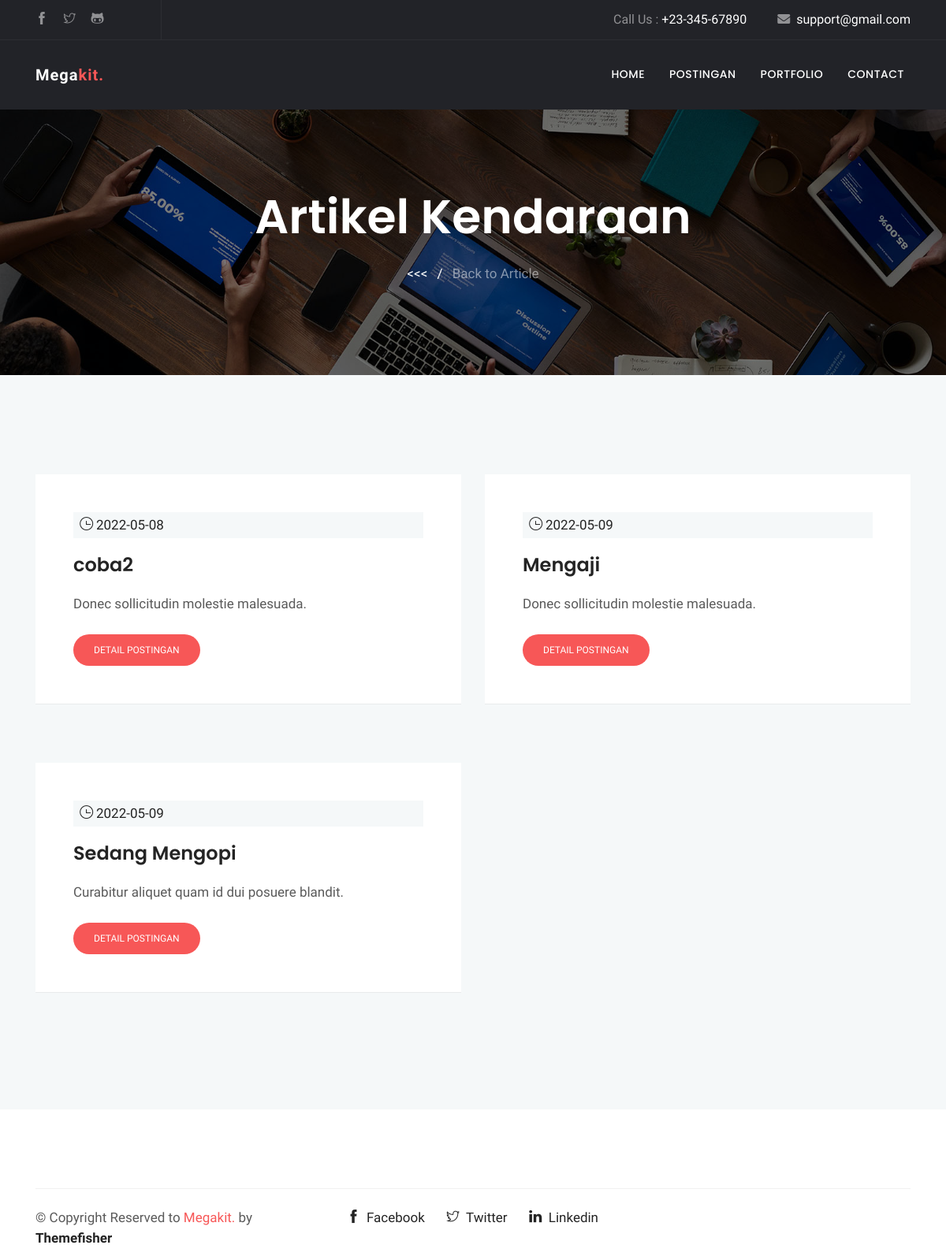
The page /postKategori.php?id_kat=5 on the database its author committed.
### tables this page shows
CREATE TABLE `kategori` (
  `id_kategori` int(11) NOT NULL,
  `nama_kategori` varchar(200) NOT NULL
);

CREATE TABLE `posts` (
  `id_posts` int(11) NOT NULL,
  `id_kategori` int(11) NOT NULL,
  `id_admin` int(11) NOT NULL,
  `judul` varchar(200) NOT NULL,
  `prolog` varchar(200) NOT NULL,
  `deskripsi` text NOT NULL,
  `foto` varchar(255) NOT NULL,
  `tanggal` date NOT NULL
);

### include/functions.php (called while the page is built)
<?php
$conn = new mysqli("localhost","root","","coba-cms");
function queryData($query) {
    global $conn;
    $result = mysqli_query($conn,$query);
    $rows = [];
    while($row = mysqli_fetch_assoc($result)) {
        $rows[] = $row;
    }
    return $rows;
}
?>

### postKategori.php (the view, shortened to what this page needs)
<?php include('include/header.php') ?>
<?php
$id = $_GET["id_kat"];
$result = queryData("SELECT * FROM posts WHERE id_kategori = $id");
$namakategori = queryData("SELECT * FROM kategori WHERE id_kategori = $id")[0];
?>
<div class="main-wrapper ">
    <section class="page-title bg-1">
        <div class="container">
            <div class="row">
                <div class="col-md-12">
                    <div class="block text-center">
                        <h1 class="text-capitalize mb-4 text-lg">Artikel <?= $namakategori["nama_kategori"] ?></h1>
                        <ul class="list-inline">
                            <li class="list-inline-item"><a href="index.php" class="text-white">
                                    <<< </a>
                            </li>
                            <li class="list-inline-item"><span class="text-white">/</span></li>
                            <li class="list-inline-item"><a href="index.php" class="text-white-50">Back to Article</a>
                            </li>
                        </ul>
                    </div>
                </div>
            </div>
        </div>
    </section>
    <section class="section blog-wrap bg-gray">
        <div class="container">
            <div class="row">
                <?php foreach($result as $row)  : ?>
                <div class="col-lg-6 col-md-6 mb-5">
                    <div class="blog-item">
                        <div class="blog-item-content bg-white p-5">
                            <div class="blog-item-meta bg-gray py-1 px-2">
                                <span class="text-black text-capitalize mr-3"><i
                                        class="ti-time mr-1"></i><?= $row["tanggal"] ?></span>
                            </div>
                            <h3 class="mt-3 mb-3"><?= $row["judul"] ?></h3>
                            <p class="mb-4"><?= $row["prolog"] ?></p>
                            <a href="detail.php?id=<?= $row["id_posts"] ?>"
                                class="btn btn-small btn-main btn-round-full">Detail Postingan</a>
                        </div>
                    </div>
                </div>
                <?php endforeach; ?>
            </div>
        </div>
    </section>
    <?php include('include/footer.php') ?>

### assets/css/style.css (style rules this page uses)
html { overflow-x: hidden; }
body { line-height: 1.5; font-family: "Hind", serif; -webkit-font-smoothing: antialiased; font-size: 17px; color: rgba(0, 0, 0, 0.65); }
h1, .h1, h2, .h2, h3, .h3, h4, .h4, h5, .h5, h6, .h6 { font-family: "Poppins", sans-serif; font-weight: 600; color: #242424; }
h1, .h1 { font-size: 2.5rem; }
h3, .h3 { font-size: 1.5rem; }
p { line-height: 30px; }
.btn { display: inline-block; font-size: 14px; font-size: 0.8125rem; font-weight: 400; padding: 1rem 2.5rem; text-transform: uppercase; border-radius: 0; transition: all 0.2s ease; }
.btn-main, .btn-transparent, .btn-small { background: #f75757; color: #fff; transition: all 0.2s ease; }
.btn-small { padding: 10px 25px; font-size: 12px; }
.btn-round-full { border-radius: 50px; }
.bg-gray { background: #f5f8f9; }
.section { padding: 100px 0; }
.overly, .page-title, .slider, .cta, .hero-img { position: relative; }
.overly:before, .page-title:before, .slider:before, .cta:before, .hero-img:before { content: ""; position: absolute; left: 0; top: 0; bottom: 0; right: 0; width: 100%; height: 100%; opacity: 0.5; background: #000; }
.text-black { color: #242424; }
.text-lg { font-size: 3.75rem; }
a { color: #242424; text-decoration: none; }
.page-title { padding: 100px 0; }
.page-title .block h1 { color: #fff; }
.bg-1 { background: url("../images/bg/home-2.jpg") no-repeat 50% 50%; background-size: cover; }
.blog-item-content h3 { line-height: 36px; }
.blog-item { border-bottom: 1px solid rgba(0, 0, 0, 0.05); }

### rows shown on the page
kategori: nama_kategori "Kendaraan"
posts: tanggal "2022-05-08", judul "coba2", prolog "Donec sollicitudin molestie malesuada."
posts: tanggal "2022-05-09", judul "Mengaji", prolog "Donec sollicitudin molestie malesuada."
posts: tanggal "2022-05-09", judul "Sedang Mengopi", prolog "Curabitur aliquet quam id dui posuere blandit."
